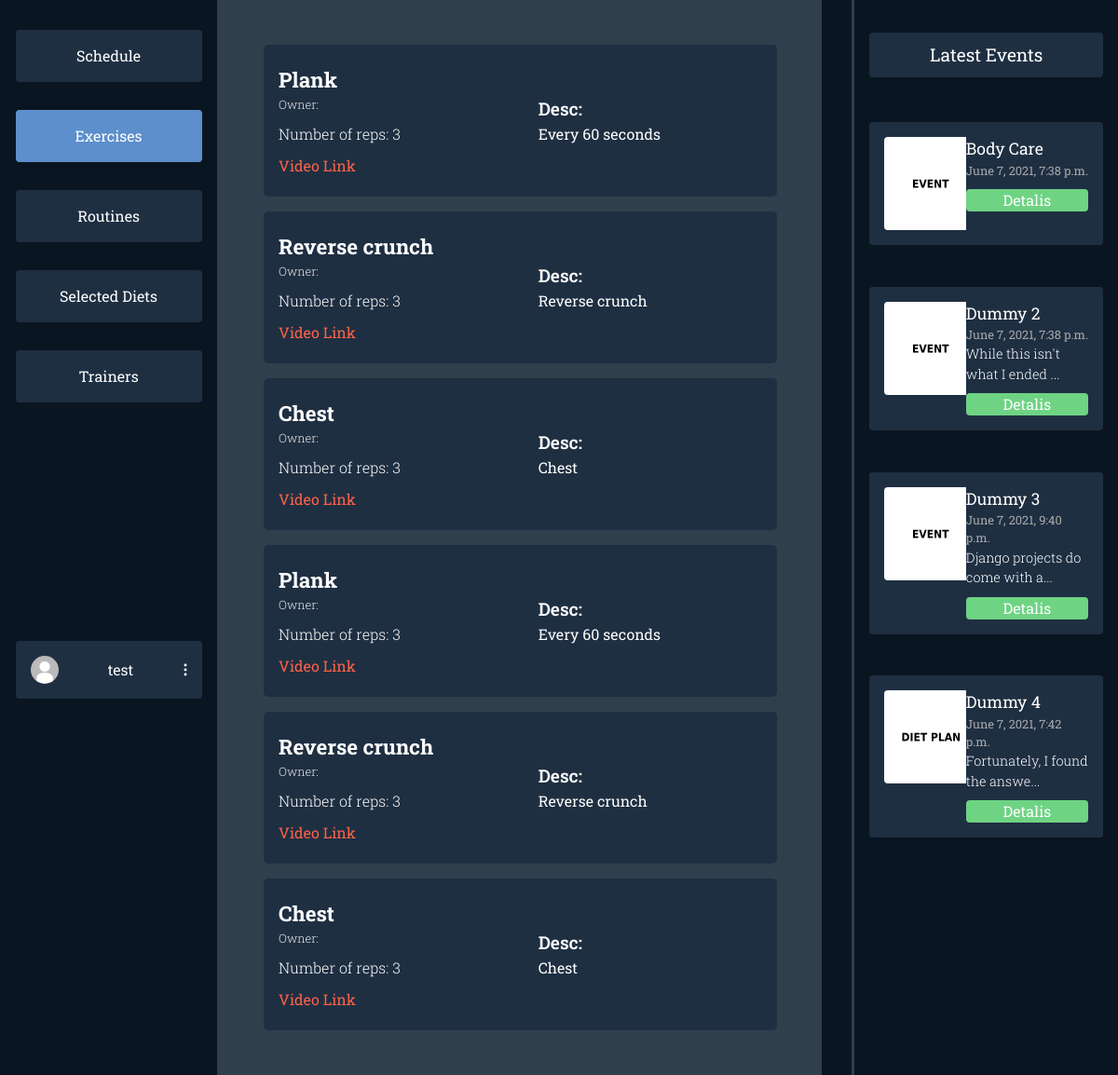
The page /dashboard/exercises/ (signed in) on the database its author committed.
### users/models.py (models this page shows, shortened)
class Profile(models.Model):
    user = models.OneToOneField(User, on_delete=models.CASCADE)
    profile_photo = models.ImageField(
        upload_to='media/profiles/', default='profiles/default.jpg')
    height = models.FloatField(default=170.0)
    weight = models.FloatField(default=60.0)
    weight_goal = models.FloatField(default=70.0)
    GENDER_CHOICES = (('F', 'Female'), ('M', 'Male'), ('O', 'Other'))
    gender = models.CharField(
        max_length=9, choices=GENDER_CHOICES, default=GENDER_CHOICES[0])
    FREQUENCY = (
        ('3x', '3 Times a Week'),
        ('4x', '4 Times a Week'),
        ('5x', '5 Times a Week'),
        ('6x', '6 Times a Week'),
    )
    week_frequency = models.CharField(
        max_length=20, choices=FREQUENCY, default=FREQUENCY[0])
    profile_complete = False

### dashboards/models.py (models this page shows, shortened)
class Exercise(models.Model):
    routine = models.ManyToManyField(Routine)
    selected_by = models.ManyToManyField(User)
    title = models.CharField(max_length=60, blank=True)
    reps = models.IntegerField(default=3, blank=True)
    desc = models.TextField(blank=True)
    link = models.CharField(max_length=300, blank=True)

class Event(models.Model):
    title = models.CharField(max_length=60, blank=True)
    date = models.DateTimeField(default=datetime.datetime.now(), blank=True)
    desc = models.TextField(blank=True)
    thumbnail = models.ImageField(
        upload_to='events/', default='events/default.jpg')

### dashboards/user_views.py (the view)
# urls.py: path('exercises/', user_views.exercises, name='userdashboard-exercises'),
@login_required(login_url='login')
def exercises(request):
    events = Event.objects.all()[:4]
    exercises = Exercise.objects.all()
    context = {'options': EXERCISES_NAV,
               'events': events, 'exercises': exercises}
    return render(request, 'dashboards/user/exercises.html', context)

### dashboards/templates/dashboards/user/exercises.html (shortened to what this page needs)
{% extends 'dashboards/user/dashboard.html' %}
{% load static %}
{% block styles %}
<link rel="stylesheet" href="{% static 'css/dashboards/exercises.css' %}">
{% endblock styles %}
{% block middle %}
<div class="exercises">
{% for exercise in exercises %}
    <div class="exercise-card">
        <div class="left-exercise-card">
            <div class="exercise-title">{{exercise.title}}</div>
            {% if exercise.owner.first_name and exercise.owner.last_name %}
            <div class="exercise-owner">Owner: {{exercise.owner.first_name}} {{exercise.owner.last_name}}</div>
            {% else %}
            <div class="exercise-owner">Owner: {{exercise.owner.username}}</div>
            {% endif %}
            <div class="exercise-reps">Number of reps: {{exercise.reps}}</div>
            <div class="exercise-link"><a href="{{exercise.link}}">Video Link</a></div>
        </div>
        <div class="right-exercise-card">
            <div class="exercise-desc-title">Desc:</div>
            <div class="exercise-desc">{{exercise.desc}}</div>
        </div>
    </div>
{% endfor %}
{% for exercise in exercises %}
    <div class="exercise-card">
        <div class="left-exercise-card">
            <div class="exercise-title">{{exercise.title}}</div>
            {% if exercise.owner.first_name and exercise.owner.last_name %}
            <div class="exercise-owner">Owner: {{exercise.owner.first_name}} {{exercise.owner.last_name}}</div>
            {% else %}
            <div class="exercise-owner">Owner: {{exercise.owner.username}}</div>
            {% endif %}
            <div class="exercise-reps">Number of reps: {{exercise.reps}}</div>
            <div class="exercise-link"><a href="{{exercise.link}}">Video Link</a></div>
        </div>
        <div class="right-exercise-card">
            <div class="exercise-desc-title">Desc:</div>
            <div class="exercise-desc">{{exercise.desc}}</div>
        </div>
    </div>
{% endfor %}
</div>
{% endblock middle %}

### dashboards/templates/dashboards/user/dashboard.html (shortened to what this page needs)
{% load static %}
<html>
  <head>
    <link rel="stylesheet" href="https://maxcdn.bootstrapcdn.com/bootstrap/4.0.0/css/bootstrap.min.css">
    <link rel="stylesheet" href="{% static 'css/dashboards/main.css' %}">
    {% block styles %}
    {% endblock styles %}
  </head>
  <body>
  {% block content %}
  {% if user.is_authenticated %}
  <div class="mycontainer">
    <div class="navigation">
      <div class="nav-col">
        <div class="options">
          {% for key, item in options.items %}
            {% if item.isActive %}
            <div class="option-active"><a href="/dashboard/{{item.url}}">{{ item.name }}</a></div>
            {% else %}
            <div class="option"><a href="/dashboard/{{item.url}}">{{ item.name }}</a></div>
            {% endif %}
          {% endfor %}
        </div>
        <div class="profile-wrapper">
          <div class="user-btn">
            <div class="profile-pic"><img src="{{ user.profile.profile_photo.url }}" alt=""></div>
            {% if user.first_name %}
            <span>{{user.get_full_name}}</span>
            {% else %}
            <span>{{user.username}}</span>
            {% endif %}
            <div class="three-dot"><img src="{% static 'svg/3dots.svg' %}" alt=""></div>
          </div>
        </div>
      </div>
      <div class="divider"></div>
    </div>
    <div class="middle">
    {% block middle %}
    {% endblock middle %}
    </div>
    <div class="events-section">
      <div class="divider"></div>
      <div class="events">
        <div class="latest">
          Latest Events
        </div>
        <div class="items overflow-auto">
        {% for item in events %}
          <div class="event-item">
            <div class="event-item-left">
              <div class="event-thumb"><img src="{{item.thumbnail.url}}"></div>
            </div>
            <div class="event-item-right">
              <div class="title">{{item.title}}</div>
              <div class="date">{{item.date}}</div>
              {% if item.desc|length > 30 %}
                <div class="desc">{{item.desc|slice:":30"}}...</div>
              {% else %}
                <div class="desc">{{item.desc}}</div>
              {% endif %}
              <div class="details">Detalis</div>
            </div>
          </div>
        {% endfor %}
        </div>
      </div>
    </div>
  </div>
  {% endif %}
  {% endblock content %}
  </body>
<html>

### static/css/dashboards/main.css (style rules this page uses)
* { margin: 0; font-family: "Roboto Slab", serif; overflow: hidden; }
body { background-color: #0a1522; }
.mycontainer { display: flex; flex-direction: row; justify-content: space-between; }
.navigation { width: 20vw; }
.nav-col { display: flex; flex-direction: column; align-items: flex-end; margin: 1em; }
.options { margin-left: 7em; display: flex; flex-direction: column; justify-content: space-between; margin-top: 1em; height: 400px; }
.option { background-color: #1f2f42; color: #fff; padding: 1em; padding-right: 1em; padding-left: 1em; width: 200px; text-align: center; border-radius: 4px; }
.option-active { background-color: #5c8fcc; color: #fff; padding: 1em; padding-right: 1em; padding-left: 1em; width: 200px; text-align: center; border-radius: 4px; }
.option a, .option-active a { color: white; }
.user-btn { background-color: #1f2f42; color: #fff; padding: 1em; padding-right: 1em; padding-left: 1em; width: 200px; text-align: center; border-radius: 4px; margin-top: 16em; display: flex; flex-direction: row; align-items: center; justify-content: space-between; }
.profile-pic img { height: 30px; border-radius: 50%; width: auto; }
.navigation { display: flex; flex-direction: row; }
.divider { background-color: #313e4c; width: 4px; height: 100vh; margin: 0; padding: 0; z-index: 10; }
.middle { margin-right: 2em; width: 55vw; background-color: #313e4c; }
.events-section { margin-right: 1em; width: 23vw; display: flex; flex-direction: row; }
.event-thumb img { width: 100px; height: auto; border-radius: 4px; }
.latest { margin-top: 1em; background-color: #1f2f42; color: white; border-radius: 4px; padding: 0.5em 1em 0.5em 1em; text-align: center; font-size: 1.2em; }
.events { margin-top: 1em; margin-left: 1em; display: flex; flex-direction: column; color: white; width: 100%; }
.items { height: 200px; max-height: 800px; margin-top: 2em; display: flex; flex-direction: column; justify-content: space-between; height: 100%; }
.event-item { background-color: #1f2f42; border-radius: 4px; padding: 1em; display: flex; flex-direction: row; margin: 1em 0 1em 0; }
.event-item-left { width: 40%; }
.event-item-right { width: 60%; }
.event-item-right .title { font-size: 1.1em; }
.event-item-right .date { font-size: 0.8em; color: rgb(170, 170, 170); }
.event-item-right .desc { font-weight: 300; font-size: 0.9em; }
.event-item-right .details { margin-top: 10px; background-color: #6ed383; border-radius: 4px; text-align: center; }

### static/css/dashboards/exercises.css (style rules this page uses)
.exercises { display: grid; gap: 1em; width: 100%; padding: 3em; height: 100vh; overflow-y: scroll; }
.exercise-card { padding: 1em; display: flex; flex-direction: row; align-items: center; justify-content: space-between; color: white; min-height: 150px; max-height: 200px; border-radius: 5px; background-color: #1f2f42; }
.left-exercise-card { flex-direction: column; align-items: flex-start; justify-content: space-between; }
.right-exercise-card { flex-direction: column; align-items: flex-end; width: 20vw; }
.exercise-desc-title { font-size: 1.2em; font-weight: 600; }
.exercise-desc { font-weight: 400; }
.exercise-title { font-size: 1.4em; font-weight: bold; }
.exercise-owner { font-size: 0.8em; color: rgb(236, 234, 234); font-weight: 300; margin-bottom: 10px; }
.exercise-link { margin-top: 10px; }
.exercise-link a { color: tomato; }
.exercise-reps { font-size: 1em; font-weight: 300; }

### rows shown on the page
Exercise: title "Plank", reps "3", desc "Every 60 seconds"
Exercise: title "Reverse crunch", reps "3", desc "Reverse crunch"
Exercise: title "Chest", reps "3", desc "Chest"
Event: thumbnail (placeholder picture), title "Body Care", date "June 7, 2021, 7:38 p.m."
Event: thumbnail (placeholder picture), title "Dummy 2", date "June 7, 2021, 7:38 p.m.", desc "While this isn't what I ended"
Event: thumbnail (placeholder picture), title "Dummy 3", date "June 7, 2021, 9:40 p.m.", desc "Django projects do come with a"
Event: thumbnail (placeholder picture), title "Dummy 4", date "June 7, 2021, 7:42 p.m.", desc "Fortunately, I found the answe"

### other values the page prints
{{ item.name }} "Schedule" "Routines" "Selected Diets" "Trainers"
{{ item.name }} "Exercises"
{{ user.username }} "test"
